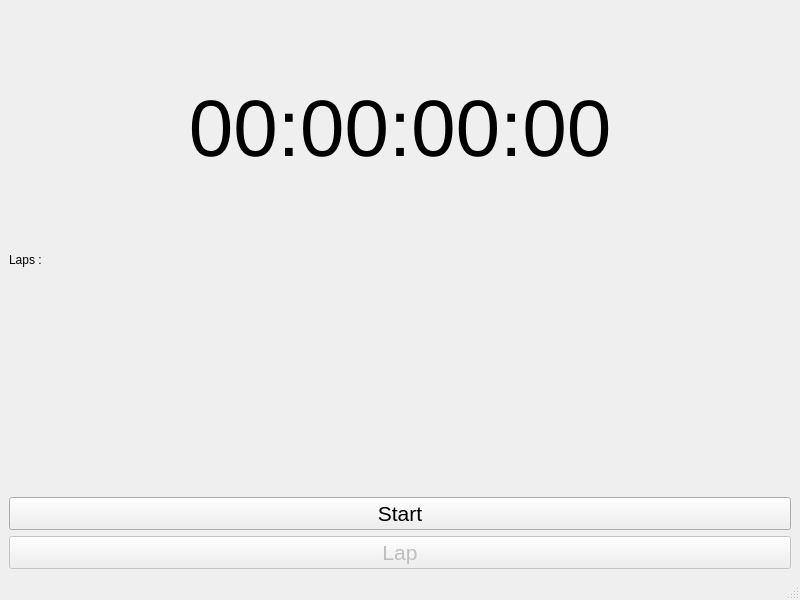
<?xml version="1.0" encoding="UTF-8"?>
<ui version="4.0">
 <class>Stopwatch</class>
 <widget class="QMainWindow" name="Stopwatch">
  <property name="geometry">
   <rect>
    <x>0</x>
    <y>0</y>
    <width>800</width>
    <height>600</height>
   </rect>
  </property>
  <property name="windowTitle">
   <string>MainWindow</string>
  </property>
  <widget class="QWidget" name="centralwidget">
   <layout class="QVBoxLayout" name="verticalLayout">
    <item>
     <widget class="QLabel" name="label2">
      <property name="font">
       <font>
        <pointsize>60</pointsize>
       </font>
      </property>
      <property name="text">
       <string>00:00:00:00</string>
      </property>
      <property name="alignment">
       <set>Qt::AlignCenter</set>
      </property>
     </widget>
    </item>
    <item>
     <widget class="QLabel" name="label">
      <property name="maximumSize">
       <size>
        <width>16777215</width>
        <height>300</height>
       </size>
      </property>
      <property name="text">
       <string>Laps : </string>
      </property>
      <property name="alignment">
       <set>Qt::AlignLeading|Qt::AlignLeft|Qt::AlignTop</set>
      </property>
     </widget>
    </item>
    <item>
     <widget class="QPushButton" name="pushButton">
      <property name="enabled">
       <bool>true</bool>
      </property>
      <property name="font">
       <font>
        <pointsize>16</pointsize>
       </font>
      </property>
      <property name="text">
       <string>Start</string>
      </property>
     </widget>
    </item>
    <item>
     <widget class="QPushButton" name="pushButton_2">
      <property name="enabled">
       <bool>false</bool>
      </property>
      <property name="font">
       <font>
        <pointsize>16</pointsize>
       </font>
      </property>
      <property name="text">
       <string>Lap</string>
      </property>
     </widget>
    </item>
   </layout>
  </widget>
  <widget class="QStatusBar" name="statusbar"/>
 </widget>
 <resources/>
 <connections/>
</ui>
